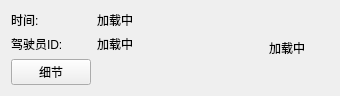
<?xml version="1.0" encoding="UTF-8"?>
<ui version="4.0">
    <class>ViolationItem</class>
    <widget class="QWidget" name="ViolationItem">
        <property name="geometry">
            <rect>
                <x>0</x>
                <y>0</y>
                <width>340</width>
                <height>94</height>
            </rect>
        </property>
        <property name="windowTitle">
            <string>从</string>
        </property>
        <layout class="QHBoxLayout" name="horizontalLayout">
            <item>
                <layout class="QFormLayout" name="formLayout">
                    <item row="0" column="0">
                        <widget class="QLabel" name="time_label">
                            <property name="text">
                                <string>时间:</string>
                            </property>
                        </widget>
                    </item>
                    <item row="0" column="1">
                        <widget class="QLabel" name="time">
                            <property name="text">
                                <string>加载中</string>
                            </property>
                        </widget>
                    </item>
                    <item row="1" column="0">
                        <widget class="QLabel" name="personid_label">
                            <property name="text">
                                <string>驾驶员ID:</string>
                            </property>
                        </widget>
                    </item>
                    <item row="1" column="1">
                        <widget class="QLabel" name="carid">
                            <property name="text">
                                <string>加载中</string>
                            </property>
                        </widget>
                    </item>
                    <item row="2" column="0">
                        <widget class="QPushButton" name="details_button">
                            <property name="text">
                                <string>细节</string>
                            </property>
                        </widget>
                    </item>
                    <item row="2" column="1">
                        <spacer name="horizontalSpacer">
                            <property name="orientation">
                                <enum>Qt::Horizontal</enum>
                            </property>
                            <property name="sizeHint" stdset="0">
                                <size>
                                    <width>40</width>
                                    <height>20</height>
                                </size>
                            </property>
                        </spacer>
                    </item>
                </layout>
            </item>
            <item>
                <widget class="QLabel" name="carimage">
                    <property name="sizePolicy">
                        <sizepolicy hsizetype="Fixed" vsizetype="Fixed">
                            <horstretch>0</horstretch>
                            <verstretch>0</verstretch>
                        </sizepolicy>
                    </property>
                    <property name="minimumSize">
                        <size>
                            <width>60</width>
                            <height>60</height>
                        </size>
                    </property>
                    <property name="maximumSize">
                        <size>
                            <width>60</width>
                            <height>60</height>
                        </size>
                    </property>
                    <property name="text">
                        <string>加载中</string>
                    </property>
                    <property name="scaledContents">
                        <bool>true</bool>
                    </property>
                </widget>
            </item>
        </layout>
    </widget>
    <resources/>
    <connections/>
</ui>
